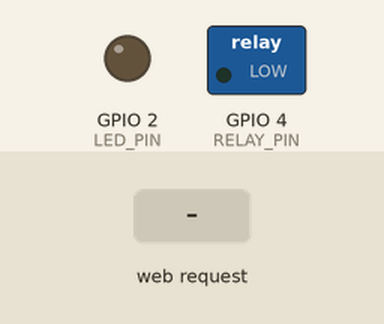
The sketch below on a simulated ESP32. On the bench: switched loads named in the sketch (green lamp = pin HIGH), output pins drawn as LEDs (lit = HIGH). Inputs (shaded band) come from the test bench. WiFi joins after 1.5 s; servers stay silent unless stated; what the sketch prints to the serial monitor is not drawn.

Above: at 2.7 s.
2.8 s: HTTP request GET /alarm/on received
At 4.0 s:
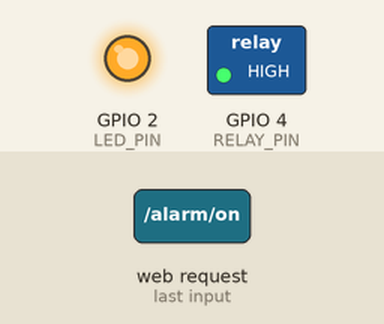
4.3 s: HTTP request GET /alarm/off received
At 5.1 s:
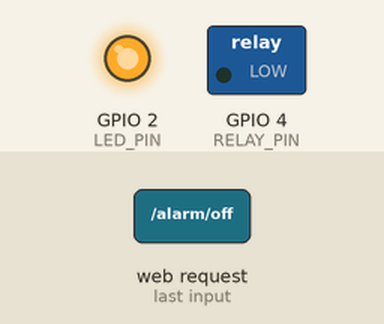
Timing chart, 0 to 11.8 s (numbered marks = the images above; inputs shaded):
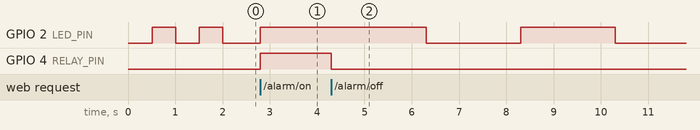

Measured:
- after the input at 2.8 s, GPIO 2 (LED_PIN): LOW → HIGH after 0.00 s instead of 1.2 s; GPIO 4 (RELAY_PIN): LOW → HIGH at once
- after the input at 4.3 s, GPIO 2 (LED_PIN): HIGH → LOW after 2.0 s, → HIGH 2.0 s later, → LOW 2.0 s later; GPIO 4 (RELAY_PIN): HIGH → LOW at once

The sketch:

esp32_relay.ino
```cpp
/*
 * GateGuard — ESP32 Alarm Relay Controller
 *
 * Receives HTTP requests from the FastAPI backend
 * and toggles a relay (siren/strobe) on GPIO 4.
 *
 * Endpoints:
 *   GET /alarm/on   → Relay HIGH (siren ON)
 *   GET /alarm/off  → Relay LOW  (siren OFF)
 *   GET /status     → JSON relay state
 *
 * Wiring:
 *   ESP32 GPIO 4 → Relay Module IN
 *   Relay COM/NO  → 12V Siren + Strobe
 */

#include <WiFi.h>
#include <WebServer.h>

// ==================== CONFIGURATION ====================
const char* WIFI_SSID     = "YOUR_WIFI_SSID";
const char* WIFI_PASSWORD = "YOUR_WIFI_PASSWORD";

const int RELAY_PIN    = 4;     // GPIO pin connected to relay module
const int LED_PIN      = 2;     // Built-in LED for visual status
const int SERVER_PORT  = 80;
// =======================================================

WebServer server(SERVER_PORT);
bool relayState = false;

// --- WiFi connection with retry ---
void connectWiFi() {
    Serial.print("Connecting to WiFi: ");
    Serial.println(WIFI_SSID);

    WiFi.mode(WIFI_STA);
    WiFi.begin(WIFI_SSID, WIFI_PASSWORD);

    int attempts = 0;
    while (WiFi.status() != WL_CONNECTED && attempts < 30) {
        delay(500);
        Serial.print(".");
        digitalWrite(LED_PIN, !digitalRead(LED_PIN)); // Blink while connecting
        attempts++;
    }

    if (WiFi.status() == WL_CONNECTED) {
        Serial.println();
        Serial.print("Connected! IP: ");
        Serial.println(WiFi.localIP());
        digitalWrite(LED_PIN, HIGH);
    } else {
        Serial.println();
        Serial.println("WiFi connection failed! Restarting...");
        delay(5000);
        ESP.restart();
    }
}

// --- HTTP handlers ---
void handleAlarmOn() {
    relayState = true;
    digitalWrite(RELAY_PIN, HIGH);
    digitalWrite(LED_PIN, HIGH);

    Serial.println("[ALARM] Relay ON — siren active");

    server.sendHeader("Access-Control-Allow-Origin", "*");
    server.send(200, "application/json", "{\"status\":\"ok\",\"relay\":\"on\"}");
}

void handleAlarmOff() {
    relayState = false;
    digitalWrite(RELAY_PIN, LOW);
    digitalWrite(LED_PIN, LOW);

    Serial.println("[ALARM] Relay OFF — siren silenced");

    server.sendHeader("Access-Control-Allow-Origin", "*");
    server.send(200, "application/json", "{\"status\":\"ok\",\"relay\":\"off\"}");
}

void handleStatus() {
    String json = "{\"relay\":\"";
    json += relayState ? "on" : "off";
    json += "\",\"uptime\":";
    json += String(millis() / 1000);
    json += ",\"ip\":\"";
    json += WiFi.localIP().toString();
    json += "\"}";

    server.sendHeader("Access-Control-Allow-Origin", "*");
    server.send(200, "application/json", json);
}

void handleNotFound() {
    server.send(404, "text/plain", "Endpoint not found");
}

// --- Setup ---
void setup() {
    Serial.begin(115200);
    Serial.println();
    Serial.println("================================");
    Serial.println("  GateGuard ESP32 Relay v1.0");
    Serial.println("================================");

    // Pin configuration
    pinMode(RELAY_PIN, OUTPUT);
    pinMode(LED_PIN, OUTPUT);
    digitalWrite(RELAY_PIN, LOW);
    digitalWrite(LED_PIN, LOW);

    // Connect to WiFi
    connectWiFi();

    // Register HTTP routes
    server.on("/alarm/on",  HTTP_GET, handleAlarmOn);
    server.on("/alarm/off", HTTP_GET, handleAlarmOff);
    server.on("/status",    HTTP_GET, handleStatus);
    server.onNotFound(handleNotFound);

    server.begin();
    Serial.print("HTTP server started on port ");
    Serial.println(SERVER_PORT);
    Serial.println("Ready. Waiting for commands...");
}

// --- Main loop ---
void loop() {
    server.handleClient();

    // Auto-reconnect WiFi if disconnected
    if (WiFi.status() != WL_CONNECTED) {
        Serial.println("WiFi disconnected, reconnecting...");
        connectWiFi();
    }

    // Heartbeat blink when idle (no alarm)
    static unsigned long lastBlink = 0;
    if (!relayState && millis() - lastBlink > 2000) {
        digitalWrite(LED_PIN, !digitalRead(LED_PIN));
        lastBlink = millis();
    }
}
```
